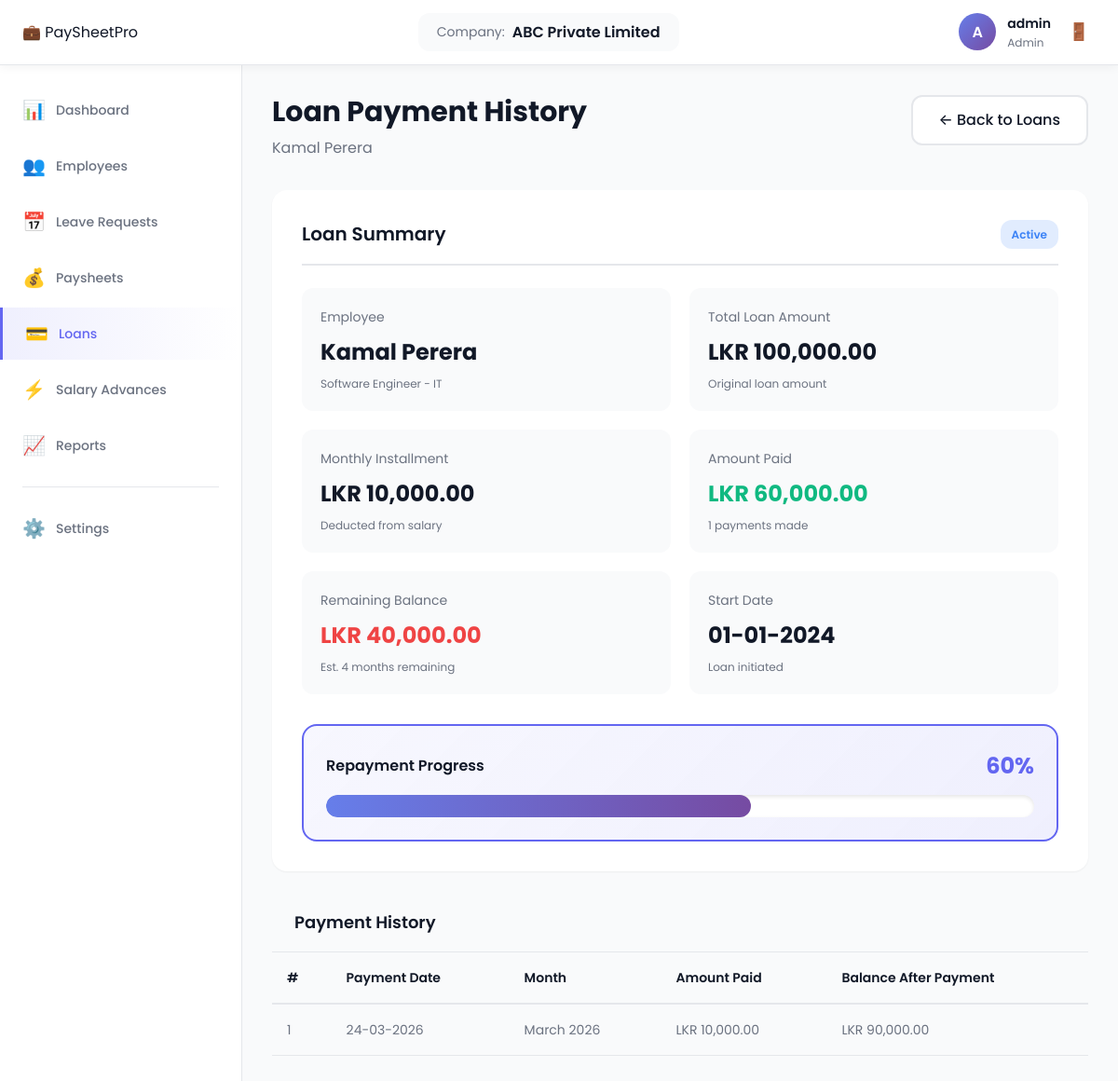
Page /admin/loans/loan_payments.php?id=1 (signed in) on the committed database.
### tables this page shows
CREATE TABLE `loans` (
  `loan_id` int(11) NOT NULL,
  `employee_id` int(11) NOT NULL,
  `loan_amount` decimal(10,2) NOT NULL,
  `monthly_installment` decimal(10,2) NOT NULL,
  `remaining_amount` decimal(10,2) NOT NULL,
  `start_date` date NOT NULL,
  `status` enum('active','completed') DEFAULT 'active',
  `created_date` timestamp NOT NULL DEFAULT current_timestamp()
);

CREATE TABLE `employees` (
  `employee_id` int(11) NOT NULL,
  `company_id` int(11) NOT NULL,
  `employee_name` varchar(255) NOT NULL,
  `employee_nic` varchar(20) NOT NULL,
  `employee_address` text NOT NULL,
  `employee_phone` varchar(20) NOT NULL,
  `employee_email` varchar(100) NOT NULL,
  `position` varchar(100) NOT NULL,
  `department` varchar(100) NOT NULL,
  `basic_salary` decimal(10,2) NOT NULL,
  `joining_date` date NOT NULL,
  `status` enum('active','inactive') DEFAULT 'active',
  `created_date` timestamp NOT NULL DEFAULT current_timestamp()
);

CREATE TABLE `loan_payments` (
  `payment_id` int(11) NOT NULL,
  `loan_id` int(11) NOT NULL,
  `employee_id` int(11) NOT NULL,
  `payment_amount` decimal(10,2) NOT NULL,
  `payment_month` int(11) NOT NULL,
  `payment_year` int(11) NOT NULL,
  `payment_date` timestamp NOT NULL DEFAULT current_timestamp()
);

### config/database.php (called while the page is built, shortened)
<?php
function clean($conn, $data) {
    $data = trim($data);
    $data = stripslashes($data);
    $data = htmlspecialchars($data);
    $data = mysqli_real_escape_string($conn, $data);
    return $data;
}
function getCompanyId() {
    return isset($_SESSION['company_id']) ? $_SESSION['company_id'] : null;
}
function formatCurrency($amount) {
    return 'LKR ' . number_format($amount, 2);
}
function formatDate($date) {
    return date('d-m-Y', strtotime($date));
}
function getMonthName($month) {
    $months = [
        1 => 'January', 2 => 'February', 3 => 'March', 4 => 'April',
        5 => 'May', 6 => 'June', 7 => 'July', 8 => 'August',
        9 => 'September', 10 => 'October', 11 => 'November', 12 => 'December'
    ];
    return $months[$month] ?? '';
}
?>

### admin/loans/loan_payments.php (the view, shortened to what this page needs)
<?php
require_once '../../config/database.php';
$company_id = getCompanyId();
$username = $_SESSION['username'];
$company_name = $_SESSION['company_name'];
$loan_id = clean($conn, $_GET['id']);
$loan_query = "SELECT l.*, e.employee_name, e.position, e.department
               FROM loans l
               JOIN employees e ON l.employee_id = e.employee_id
               WHERE l.loan_id = '$loan_id' AND e.company_id = '$company_id'";
$loan_result = mysqli_query($conn, $loan_query);
$loan = mysqli_fetch_assoc($loan_result);
$payments_query = "SELECT * FROM loan_payments WHERE loan_id = '$loan_id' ORDER BY payment_date DESC";
$payments_result = mysqli_query($conn, $payments_query);
$paid_amount = $loan['loan_amount'] - $loan['remaining_amount'];
$progress_percentage = ($loan['loan_amount'] > 0) ? ($paid_amount / $loan['loan_amount']) * 100 : 0;
$total_payments = mysqli_num_rows($payments_result);
$remaining_months = ($loan['monthly_installment'] > 0) ? ceil($loan['remaining_amount'] / $loan['monthly_installment']) : 0;
?>
<!DOCTYPE html>
<html lang="en">
<head>
    <link rel="stylesheet" href="../../accests/css/style.css">
    <link rel="stylesheet" href="../../accests/css/dashboard.css">
    <link rel="stylesheet" href="../../accests/css/loan.css">
</head>
<body>
    <header class="dashboard-header">
        <div class="header-left">
            <div class="logo">
                <span class="logo-icon">💼</span>
                <span class="logo-text">PaySheet<span class="highlight">Pro</span></span>
            </div>
        </div>
        <div class="header-center">
            <div class="company-info">
                <span class="company-label">Company:</span>
                <span class="company-name"><?php echo htmlspecialchars($company_name); ?></span>
            </div>
        </div>
        <div class="header-right">
            <div class="user-menu">
                <div class="user-avatar">
                    <span><?php echo strtoupper(substr($username, 0, 1)); ?></span>
                </div>
                <div class="user-details">
                    <span class="user-name"><?php echo htmlspecialchars($username); ?></span>
                    <span class="user-role">Admin</span>
                </div>
                <a href="../../auth/logout.php" class="logout-btn" title="Logout">
                    <span class="icon">🚪</span>
                </a>
            </div>
        </div>
    </header>
    <div class="dashboard-container">
        <aside class="sidebar" id="sidebar">
            <nav class="sidebar-nav">
                <ul class="nav-list">
                    <li class="nav-item">
                        <a href="../dashboard.php" class="nav-link">
                            <span class="nav-icon">📊</span>
                            <span class="nav-text">Dashboard</span>
                        </a>
                    </li>
                    <li class="nav-item">
                        <a href="../employees/view_employees.php" class="nav-link">
                            <span class="nav-icon">👥</span>
                            <span class="nav-text">Employees</span>
                        </a>
                    </li>
                    <li class="nav-item">
                        <a href="../leaves/leave_requests.php" class="nav-link">
                            <span class="nav-icon">📅</span>
                            <span class="nav-text">Leave Requests</span>
                        </a>
                    </li>
                    <li class="nav-item">
                        <a href="../paysheet/generate_paysheet.php" class="nav-link">
                            <span class="nav-icon">💰</span>
                            <span class="nav-text">Paysheets</span>
                        </a>
                    </li>
                    <li class="nav-item active">
                        <a href="view_loans.php" class="nav-link">
                            <span class="nav-icon">💳</span>
                            <span class="nav-text">Loans</span>
                        </a>
                    </li>
                    <li class="nav-item">
                        <a href="../advances/view_advances.php" class="nav-link">
                            <span class="nav-icon">⚡</span>
                            <span class="nav-text">Salary Advances</span>
                        </a>
                    </li>
                    <li class="nav-item">
                        <a href="../reports/monthly_report.php" class="nav-link">
                            <span class="nav-icon">📈</span>
                            <span class="nav-text">Reports</span>
                        </a>
                    </li>
                    <li class="nav-divider"></li>
                    <li class="nav-item">
                        <a href="../company_settings.php" class="nav-link">
                            <span class="nav-icon">⚙️</span>
                            <span class="nav-text">Settings</span>
                        </a>
                    </li>
                </ul>
            </nav>
        </aside>
        <main class="main-content">
            <div class="page-header">
                <div>
                    <h1 class="page-title">Loan Payment History</h1>
                    <p class="page-subtitle"><?php echo htmlspecialchars($loan['employee_name']); ?></p>
                </div>
                <div class="page-actions">
                    <a href="view_loans.php" class="btn-secondary">
                        <span>← Back to Loans</span>
                    </a>
                </div>
            </div>
            <div class="loan-summary-card">
                <div class="summary-header">
                    <h3 class="summary-title">Loan Summary</h3>
                    <?php if ($loan['status'] == 'active'): ?>
                        <span class="status-badge status-active">Active</span>
                    <?php else: ?>
                        <span class="status-badge status-completed">Completed</span>
                    <?php endif; ?>
                </div>
                <div class="summary-grid">
                    <div class="summary-item">
                        <div class="summary-label">Employee</div>
                        <div class="summary-value"><?php echo htmlspecialchars($loan['employee_name']); ?></div>
                        <div class="summary-meta"><?php echo htmlspecialchars($loan['position']) . ' - ' . htmlspecialchars($loan['department']); ?></div>
                    </div>
                    <div class="summary-item">
                        <div class="summary-label">Total Loan Amount</div>
                        <div class="summary-value"><?php echo formatCurrency($loan['loan_amount']); ?></div>
                        <div class="summary-meta">Original loan amount</div>
                    </div>
                    <div class="summary-item">
                        <div class="summary-label">Monthly Installment</div>
                        <div class="summary-value"><?php echo formatCurrency($loan['monthly_installment']); ?></div>
                        <div class="summary-meta">Deducted from salary</div>
                    </div>
                    <div class="summary-item">
                        <div class="summary-label">Amount Paid</div>
                        <div class="summary-value positive"><?php echo formatCurrency($paid_amount); ?></div>
                        <div class="summary-meta"><?php echo $total_payments; ?> payments made</div>
                    </div>
                    <div class="summary-item">
                        <div class="summary-label">Remaining Balance</div>
                        <div class="summary-value negative"><?php echo formatCurrency($loan['remaining_amount']); ?></div>
                        <div class="summary-meta">
                            <?php if ($loan['status'] == 'active'): ?>
                                Est. <?php echo $remaining_months; ?> months remaining
                            <?php else: ?>
                                Fully paid
                            <?php endif; ?>
                        </div>
                    </div>
                    <div class="summary-item">
                        <div class="summary-label">Start Date</div>
                        <div class="summary-value"><?php echo formatDate($loan['start_date']); ?></div>
                        <div class="summary-meta">Loan initiated</div>
                    </div>
                </div>
                <div class="loan-progress-section">
                    <div class="progress-header">
                        <span class="progress-label">Repayment Progress</span>
                        <span class="progress-percentage"><?php echo round($progress_percentage); ?>%</span>
                    </div>
                    <div class="progress-bar-large">
                        <div class="progress-fill-large" style="width: <?php echo $progress_percentage; ?>%;"></div>
                    </div>
                </div>
            </div>
            <div class="table-card">
                <div class="card-header">
                    <h3 class="card-title">Payment History</h3>
                </div>
                <?php if (mysqli_num_rows($payments_result) > 0): ?>
                    <div class="table-responsive">
                        <table class="payment-table">
                            <thead>
                                <tr>
                                    <th>#</th>
                                    <th>Payment Date</th>
                                    <th>Month</th>
                                    <th>Amount Paid</th>
                                    <th>Balance After Payment</th>
                                </tr>
                            </thead>
                            <tbody>
                                <?php
                                $count = 1;
                                $running_balance = $loan['loan_amount'];
                                mysqli_data_seek($payments_result, 0);
                                $payments_array = [];
                                while ($payment = mysqli_fetch_assoc($payments_result)) {
                                    $payments_array[] = $payment;
                                }
                                $payments_array = array_reverse($payments_array);
                                foreach ($payments_array as $payment):
                                    $running_balance -= $payment['payment_amount'];
                                ?>
                                    <tr>
                                        <td><?php echo $count++; ?></td>
                                        <td><?php echo formatDate($payment['payment_date']); ?></td>
                                        <td>
                                            <span class="month-badge">
                                                <?php echo getMonthName($payment['payment_month']) . ' ' . $payment['payment_year']; ?>
                                            </span>
                                        </td>
                                        <td class="amount-cell positive"><?php echo formatCurrency($payment['payment_amount']); ?></td>
                                        <td class="amount-cell"><?php echo formatCurrency(max(0, $running_balance)); ?></td>
                                    </tr>
                                <?php endforeach; ?>
                            </tbody>
                        </table>
                    </div>
                <?php endif; ?>
            </div>
        </main>
    </div>
</body>
</html>

### accests/css/style.css (style rules this page uses)
:root { --primary-color: #6366f1; --primary-dark: #4f46e5; --primary-light: #818cf8; --secondary-color: #ec4899; --secondary-dark: #db2777; --secondary-light: #f472b6; --accent-1: #8b5cf6; --accent-2: #06b6d4; --accent-3: #10b981; --accent-4: #f59e0b; --accent-5: #ef4444; --gray-50: #f9fafb; --gray-100: #f3f4f6; --gray-200: #e5e7eb; --gray-300: #d1d5db; --gray-400: #9ca3af; --gray-500: #6b7280; --gray-600: #4b5563; --gray-700: #374151; --gray-800: #1f2937; --gray-900: #111827; --gradient-1: linear-gradient(135deg, #667eea 0%, #764ba2 100%); --gradient-2: linear-gradient(135deg, #f093fb 0%, #f5576c 100%); --gradient-3: linear-gradient(135deg, #4facfe 0%, #00f2fe 100%); --gradient-4: linear-gradient(135deg, #43e97b 0%, #38f9d7 100%); --gradient-5: linear-gradient(135deg, #fa709a 0%, #fee140 100%); --gradient-6: linear-gradient(135deg, #30cfd0 0%, #330867 100%); --gradient-primary: linear-gradient(135deg, #667eea 0%, #764ba2 100%); --bg-primary: #ffffff; --bg-secondary: #f9fafb; --bg-dark: #111827; --text-primary: #111827; --text-secondary: #6b7280; --text-light: #9ca3af; --text-white: #ffffff; --border-color: #e5e7eb; --border-radius-sm: 8px; --border-radius-md: 12px; --border-radius-lg: 16px; --border-radius-xl: 24px; --shadow-sm: 0 1px 2px 0 rgba(0, 0, 0, 0.05); --shadow-md: 0 4px 6px -1px rgba(0, 0, 0, 0.1); --shadow-lg: 0 10px 15px -3px rgba(0, 0, 0, 0.1); --shadow-xl: 0 20px 25px -5px rgba(0, 0, 0, 0.1); --shadow-2xl: 0 25px 50px -12px rgba(0, 0, 0, 0.25); --spacing-xs: 4px; --spacing-sm: 8px; --spacing-md: 16px; --spacing-lg: 24px; --spacing-xl: 32px; --spacing-2xl: 48px; --spacing-3xl: 64px; --transition-fast: 0.2s ease; --transition-normal: 0.3s ease; --transition-slow: 0.5s ease; --font-xs: 12px; --font-sm: 14px; --font-md: 16px; --font-lg: 18px; --font-xl: 20px; --font-2xl: 24px; --font-3xl: 30px; --font-4xl: 36px; --font-5xl: 48px; --font-6xl: 60px; }
* { margin: 0; padding: 0; box-sizing: border-box; }
html { scroll-behavior: smooth; }
body { font-family: 'Poppins', -apple-system, BlinkMacSystemFont, 'Segoe UI', sans-serif; font-size: var(--font-md); line-height: 1.6; color: var(--text-primary); background-color: var(--bg-primary); overflow-x: hidden; }
h1, h2, h3, h4, h5, h6 { font-weight: 600; line-height: 1.2; margin-bottom: var(--spacing-md); color: var(--text-primary); }
h1 { font-size: var(--font-5xl); }
h3 { font-size: var(--font-3xl); }
p { margin-bottom: var(--spacing-md); color: var(--text-secondary); }
a { color: var(--primary-color); text-decoration: none; transition: var(--transition-fast); }
.btn-secondary { display: inline-flex; align-items: center; gap: 8px; padding: 12px 28px; background: var(--bg-primary); color: var(--text-primary); border: 2px solid var(--border-color); border-radius: var(--border-radius-md); font-size: var(--font-md); font-weight: 500; cursor: pointer; transition: all var(--transition-normal); }

### rows in the picture
loans: employee.employee_name "Kamal Perera", employee.position "Software Engineer", employee.department "IT", loan_amount "LKR 100,000.00", monthly_installment "LKR 10,000.00", formatCurrency($paid_amount) "LKR 60,000.00", remaining_amount "LKR 40,000.00", remaining_months "4", start_date "01-01-2024", progress_percentage "60"
loan_payments: payment_date "24-03-2026", payment_month "March", payment_year "2026", payment_amount "LKR 10,000.00", running_balance "LKR 90,000.00"

### other values in the picture
$company_name "ABC Private Limited"
substr($username, 0, 1) "A"
$username "admin"
$total_payments "1"
